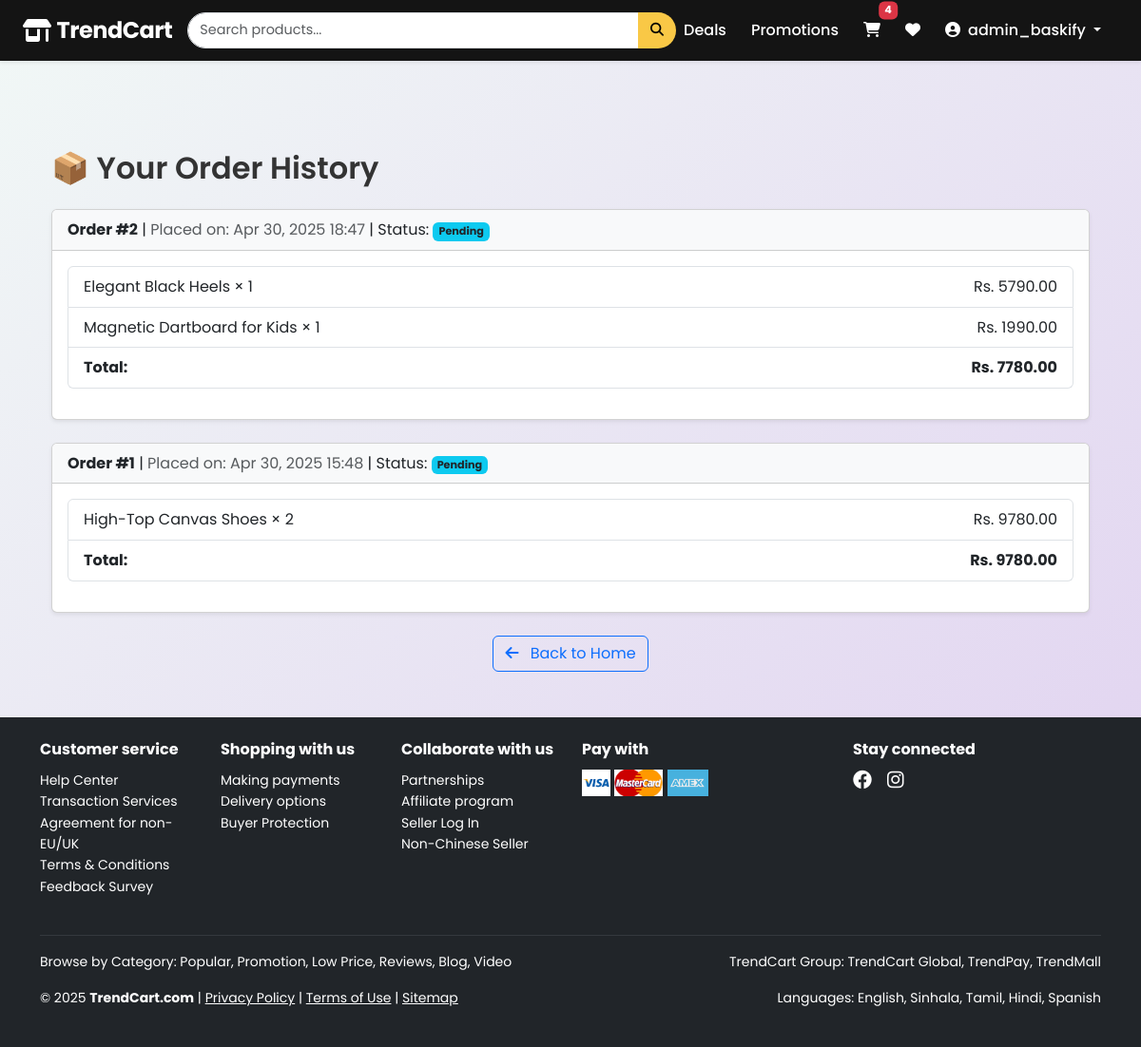
Screenshot of /orders/ (signed in) with the database file from the repository.
### store/models.py (models this page shows, shortened)
class OrderGroup(models.Model):
    user = models.ForeignKey(User, on_delete=models.CASCADE)
    created_at = models.DateTimeField(auto_now_add=True)
    address = models.TextField(blank=True)
    status = models.CharField(max_length=20, choices=[('Pending', 'Pending'),
                                                      ('Processing', 'Processing'),
                                                      ('Shipped', 'Shipped'),
                                                      ('Delivered', 'Delivered'),
                                                      ('Cancelled', 'Cancelled')],
                              default='Pending')
    def total_amount(self):
        return sum(item.subtotal() for item in self.orderitem_set.all())

class OrderItem(models.Model):
    order_group = models.ForeignKey(OrderGroup, on_delete=models.CASCADE)
    product = models.ForeignKey(Product, on_delete=models.CASCADE)
    quantity = models.PositiveIntegerField()
    price_at_purchase = models.DecimalField(max_digits=10, decimal_places=2)  # To preserve price
    def subtotal(self):
        return self.quantity * self.price_at_purchase

class Product(models.Model):
    name = models.CharField(max_length=100)
    description = models.TextField()
    price = models.DecimalField(max_digits=10, decimal_places=2)
    image = models.ImageField(upload_to='product_images/')  # Main image
    category = models.ForeignKey(Category, on_delete=models.CASCADE)
    is_deal = models.BooleanField(default=False)
    likes = models.ManyToManyField(User, related_name='liked_products', blank=True)

### store/views.py (the view)
# urls.py: path('orders/', views.order_history, name='order_history'),
@login_required
@never_cache
def order_history(request):
    orders = OrderGroup.objects.filter(user=request.user).order_by('-created_at')
    return render(request, 'store/order_history.html', {
        'orders': orders
    })

### store/context_processors.py (called while the page is built)
def cart_item_count(request):
    if request.user.is_authenticated:
        count = sum(item.quantity for item in CartItem.objects.filter(user=request.user))
    else:
        count = 0
    return {'cart_item_count': count}

### store/templates/store/order_history.html
{% extends 'store/base.html' %}
{% block content %}
<div class="container mt-5">
  <h2 class="mb-4">📦 Your Order History</h2>
  {% if orders %}
    {% for order in orders %}
      <div class="card mb-4 shadow-sm">
        <div class="card-header bg-light">
          <strong>Order #{{ order.id }}</strong> |
          <span class="text-muted">Placed on: {{ order.created_at|date:"M d, Y H:i" }}</span> |
          <span>Status: <span class="badge bg-info text-dark">{{ order.status }}</span></span>
        </div>
        <div class="card-body">
          <ul class="list-group mb-3">
            {% for item in order.orderitem_set.all %}
              <li class="list-group-item d-flex justify-content-between">
                {{ item.product.name }} × {{ item.quantity }}
                <span>Rs. {{ item.subtotal }}</span>
              </li>
            {% endfor %}
            <li class="list-group-item d-flex justify-content-between fw-bold">
              Total:
              <span>Rs. {{ order.total_amount }}</span>
            </li>
          </ul>
        </div>
      </div>
    {% endfor %}
  {% else %}
    <div class="alert alert-info text-center">
      You haven't placed any orders yet.
    </div>
  {% endif %}
    <div class="text-center mt-4">
      <a href="{% url 'home' %}" class="btn btn-outline-primary">
        <i class="fas fa-arrow-left me-2"></i> Back to Home
      </a>
    </div>
</div>
{% endblock %}

### store/templates/store/base.html (shortened to what this page needs)
{% load static %}
<!DOCTYPE html>
<html lang="en">
<head>
  <link href="https://cdn.jsdelivr.net/npm/bootstrap@5.3.2/dist/css/bootstrap.min.css" rel="stylesheet">
  <link rel="stylesheet" href="{% static 'store/css/style.css' %}">
  <link rel="stylesheet" href="https://cdnjs.cloudflare.com/ajax/libs/font-awesome/6.4.0/css/all.min.css">
</head>
<body>
<nav class="navbar navbar-expand-lg shadow-sm sticky-top">
  <div class="container-fluid px-4">
    <a class="navbar-brand text-white" href="{% url 'home' %}">
      <i class="fas fa-store-alt"></i> TrendCart
    </a>
    <form class="d-flex mx-auto w-50" role="search" method="get" action="{% url 'search' %}">
      <div class="input-group">
        <input type="search" name="q" class="form-control" placeholder="Search products..." aria-label="Search">
        <button class="btn" type="submit">
          <i class="fas fa-search"></i>
        </button>
      </div>
    </form>
    <ul class="navbar-nav ms-auto align-items-center">
      <li class="nav-item"><a href="{% url 'todays_deals' %}" class="nav-link">Deals</a></li>
      <li class="nav-item"><a href="{% url 'promotions' %}" class="nav-link">Promotions</a></li>
      {% if user.is_authenticated %}
        <li class="nav-item position-relative">
          <a href="{% url 'view_cart' %}" class="nav-link">
            <i class="fas fa-shopping-cart"></i>
            {% if cart_item_count > 0 %}
              <span class="position-absolute top-0 start-100 translate-middle badge bg-danger">{{ cart_item_count }}</span>
            {% endif %}
          </a>
        </li>
        <li class="nav-item position-relative">
          <a href="{% url 'wishlist' %}" class="nav-link">
            <i class="fa fa-heart"></i>
          </a>
        </li>
        <li class="nav-item dropdown">
          <a class="nav-link dropdown-toggle" href="#" role="button" data-bs-toggle="dropdown">
            <i class="fas fa-user-circle me-1"></i> {{ user.username }}
          </a>
        </li>
      {% else %}
        <li class="nav-item">
          <a href="{% url 'login' %}" class="btn btn-outline-light btn-sm me-2">Login</a>
          <a href="{% url 'signup' %}" class="btn btn-warning btn-sm">Sign Up</a>
        </li>
      {% endif %}
    </ul>
  </div>
</nav>
<div class="container content-container">
  {% block content %}
  {% endblock %}
</div>
<footer class="bg-dark text-white text-center py-4 mt-5">
  <div class="container">
    <div class="row text-start mb-4">
      <div class="col-md-2">
        <h6 class="fw-bold">Customer service</h6>
        <ul class="list-unstyled small">
          <li>Help Center</li>
          <li>Transaction Services</li>
          <li>Agreement for non-EU/UK</li>
          <li>Terms & Conditions</li>
          <li>Feedback Survey</li>
        </ul>
      </div>
      <div class="col-md-2">
        <h6 class="fw-bold">Shopping with us</h6>
        <ul class="list-unstyled small">
          <li>Making payments</li>
          <li>Delivery options</li>
          <li>Buyer Protection</li>
        </ul>
      </div>
      <div class="col-md-2">
        <h6 class="fw-bold">Collaborate with us</h6>
        <ul class="list-unstyled small">
          <li>Partnerships</li>
          <li>Affiliate program</li>
          <li>Seller Log In</li>
          <li>Non-Chinese Seller</li>
        </ul>
      </div>
      <div class="col-md-3">
        <h6 class="fw-bold">Pay with</h6>
        <img src="{% static 'store/images/pay/visa.png' %}" height="28" alt="Visa">
        <img src="{% static 'store/images/pay/mastercard.png' %}" height="28" alt="MasterCard">
        <img src="{% static 'store/images/pay/amex.png' %}" height="28" alt="Amex">
      </div>
      <div class="col-md-3">
        <h6 class="fw-bold">Stay connected</h6>
        <div class="d-flex gap-3 mt-1">
          <a href="https://www.facebook.com/itrendcart/" target="_blank" class="text-white">
            <i class="fab fa-facebook fs-5"></i>
          </a>
          <a href="https://www.instagram.com/trend.cart/" target="_blank" class="text-white">
            <i class="fab fa-instagram fs-5"></i>
          </a>
        </div>
      </div>
    </div>
    <hr class="text-secondary">
    <div class="row text-start small">
      <div class="col-md-6">
        <p>Browse by Category: Popular, Promotion, Low Price, Reviews, Blog, Video</p>
        <p>© 2025 <strong>TrendCart.com</strong> |
          <a href="#" class="text-white">Privacy Policy</a> |
          <a href="#" class="text-white">Terms of Use</a> |
          <a href="#" class="text-white">Sitemap</a>
        </p>
      </div>
      <div class="col-md-6 text-md-end">
        <p>TrendCart Group: TrendCart Global, TrendPay, TrendMall</p>
        <p>Languages: English, Sinhala, Tamil, Hindi, Spanish</p>
      </div>
    </div>
  </div>
</footer>
</body>
</html>

### store/static/store/css/style.css (style rules this page uses)
:root { --primary-color: #FF4747; --secondary-color: #febd69; --text-color: #111111; --bg-light: #f5f5f5; --hover-color: #e63e3e; --light-purple: #e0d0f0; }
body { font-family: 'Poppins', sans-serif; background: linear-gradient(to bottom right, #f1f8f6, var(--light-purple)); color: var(--text-color); position: relative; }
.navbar { background-color: var(--text-color); }
.navbar-brand { font-family: 'Poppins', sans-serif; font-weight: 700; letter-spacing: 0.5px; color: white !important; }
.navbar .nav-link { font-weight: 500; color: white !important; transition: 0.3s; }
.navbar .btn { font-size: 0.875rem; padding: 5px 12px; }
html { scroll-behavior: smooth; }

### store/templates/store/base.html (style rules this page uses)
:root { --primary-color: #f9c846; --text-color: #141414; }
body { font-family: 'Poppins', sans-serif; font-size: 16px; line-height: 1.6; color: #333; margin: 0; padding: 0; }
h1, h2, h3, h4, h5, h6 { font-weight: 600; margin-bottom: 0.75rem; }
.navbar { height: 64px; background-color: var(--text-color) !important; padding-top: 0; padding-bottom: 0; }
.navbar-brand { font-size: 1.5rem; font-weight: 700; letter-spacing: -0.5px; display: flex; align-items: center; }
.navbar-brand i { margin-right: 6px; }
.navbar .nav-link, .navbar .dropdown-toggle { color: #fff !important; padding: 0.5rem 0.75rem; transition: color 0.3s ease; font-weight: 500; }
.input-group .form-control { height: 38px; font-size: 0.9rem; border-radius: 30px 0 0 30px; }
.input-group .btn { height: 38px; border-radius: 0 30px 30px 0; background-color: var(--primary-color); color: #000; }
.navbar-nav .nav-item { margin-right: 10px; }
.badge { font-size: 0.7rem; padding: 4px 6px; }
.content-container { padding-top: 30px; }

### rows the page displays
OrderGroup: id "2", created_at "Apr 30, 2025 18:47", status "Pending", total_amount "7780.00"
OrderItem: product.name "Elegant Black Heels", quantity "1", subtotal "5790.00"
OrderItem: product.name "Magnetic Dartboard for Kids", quantity "1", subtotal "1990.00"
OrderGroup: id "1", created_at "Apr 30, 2025 15:48", status "Pending", total_amount "9780.00"
OrderItem: product.name "High-Top Canvas Shoes", quantity "2", subtotal "9780.00"

### other values shown
{{ cart_item_count }} "4"
{{ user.username }} "admin_baskify"
